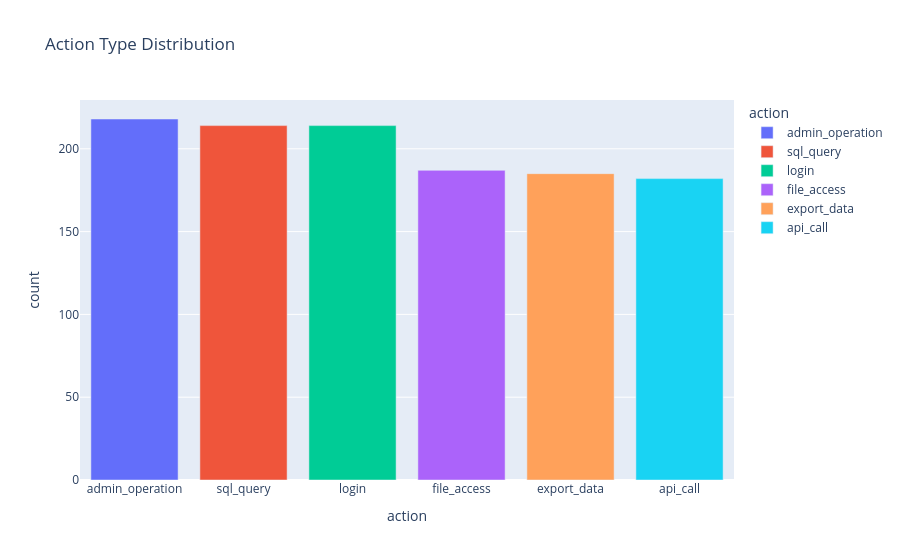

Here is the notebook cell this chart was saved with:
### Markdown cell above
## 2. Exploratory Data Analysis (EDA)

### 2.1 Distribution of Action Types

### Code cell
fig = px.bar(
    logs["action"].value_counts().reset_index(),
    x="action", y="count",
    title="Action Type Distribution",
    color="action"
)
fig.show()

### Figure 1 — Plotly figure (JSON) as saved in the notebook; plotly's stock layout.template omitted (floating-point values rounded to 4 significant figures)
{"data": [{"hovertemplate": "action=%{x}<br>count=%{y}<extra></extra>", "legendgroup": "admin_operation", "marker": {"color": "#636efa", "pattern": {"shape": ""}}, "name": "admin_operation", "orientation": "v", "showlegend": true, "textposition": "auto", "type": "bar", "x": ["admin_operation"], "xaxis": "x", "y": [218], "yaxis": "y"}, {"hovertemplate": "action=%{x}<br>count=%{y}<extra></extra>", "legendgroup": "sql_query", "marker": {"color": "#EF553B", "pattern": {"shape": ""}}, "name": "sql_query", "orientation": "v", "showlegend": true, "textposition": "auto", "type": "bar", "x": ["sql_query"], "xaxis": "x", "y": [214], "yaxis": "y"}, {"hovertemplate": "action=%{x}<br>count=%{y}<extra></extra>", "legendgroup": "login", "marker": {"color": "#00cc96", "pattern": {"shape": ""}}, "name": "login", "orientation": "v", "showlegend": true, "textposition": "auto", "type": "bar", "x": ["login"], "xaxis": "x", "y": [214], "yaxis": "y"}, {"hovertemplate": "action=%{x}<br>count=%{y}<extra></extra>", "legendgroup": "file_access", "marker": {"color": "#ab63fa", "pattern": {"shape": ""}}, "name": "file_access", "orientation": "v", "showlegend": true, "textposition": "auto", "type": "bar", "x": ["file_access"], "xaxis": "x", "y": [187], "yaxis": "y"}, {"hovertemplate": "action=%{x}<br>count=%{y}<extra></extra>", "legendgroup": "export_data", "marker": {"color": "#FFA15A", "pattern": {"shape": ""}}, "name": "export_data", "orientation": "v", "showlegend": true, "textposition": "auto", "type": "bar", "x": ["export_data"], "xaxis": "x", "y": [185], "yaxis": "y"}, {"hovertemplate": "action=%{x}<br>count=%{y}<extra></extra>", "legendgroup": "api_call", "marker": {"color": "#19d3f3", "pattern": {"shape": ""}}, "name": "api_call", "orientation": "v", "showlegend": true, "textposition": "auto", "type": "bar", "x": ["api_call"], "xaxis": "x", "y": [182], "yaxis": "y"}], "layout": {"barmode": "relative", "legend": {"title": {"text": "action"}, "tracegroupgap": 0}, "title": {"text": "Action Type Distribution"}, "xaxis": {"anchor": "y", "categoryarray": ["admin_operation", "sql_query", "login", "file_access", "export_data", "api_call"], "categoryorder": "array", "domain": [0, 1], "title": {"text": "action"}}, "yaxis": {"anchor": "x", "domain": [0, 1], "title": {"text": "count"}}}}
